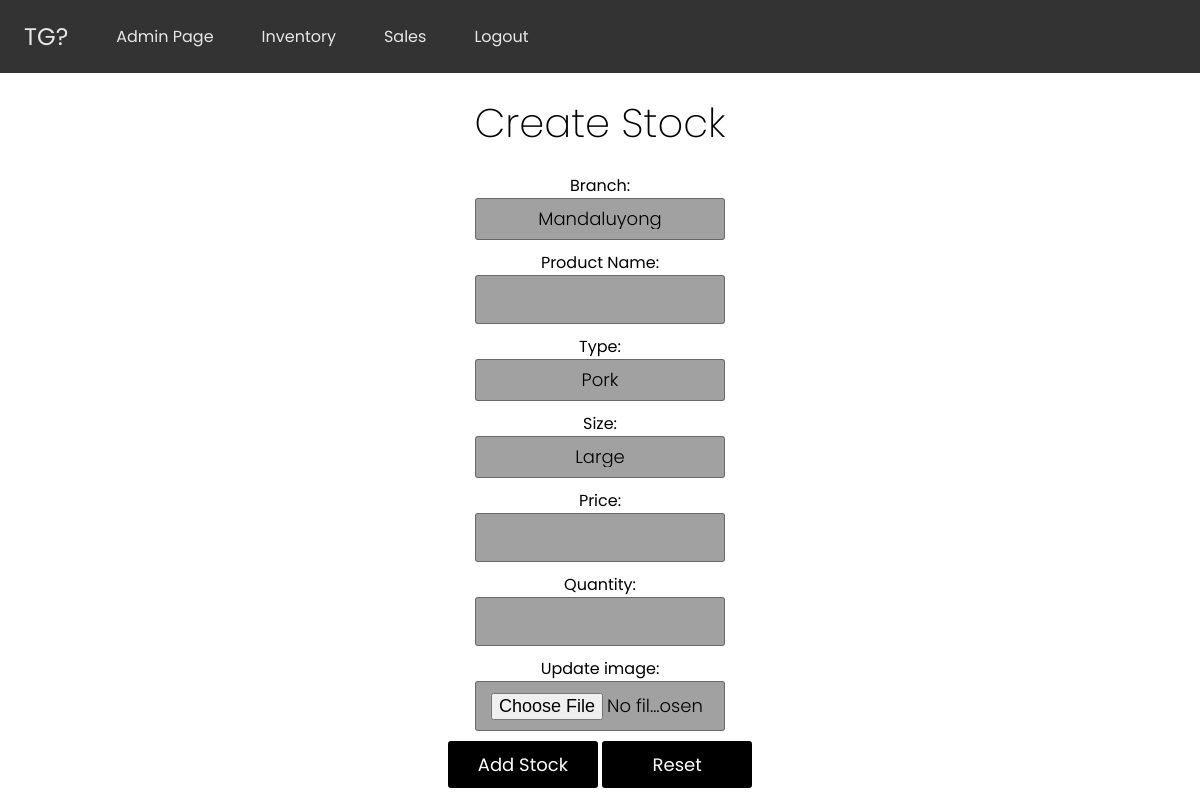
Screenshot of /createstock/ (signed in) with the database file from the repository.
### inventoryapp/models.py (models this page shows)
class Branch(models.Model):
    branch = models.CharField(max_length=50)
    def __str__(self):
        return self.branch

class ProdType(models.Model):
    prod_type = models.CharField(max_length=50)
    def __str__(self):
        return self.prod_type

class Size(models.Model):
    size = models.CharField(max_length=10)
    def __str__(self):
        return self.size

### inventoryapp/views.py (the view)
# urls.py: path('createstock/', views.createstock, name='createstock'),
@login_required(login_url="login")
def createstock(request):
    stockform = StockForm()
    if request.method == 'POST':
        stockform = StockForm(request.POST, request.FILES)
        if stockform.is_valid():
            stockform.save()
            print("valid")
        return redirect("inventory")
    else:
        default_subject = Branch.objects.get(id=1)
        default_type = ProdType.objects.get(id=1)
        default_size = Size.objects.get(id=1)
        stockform = StockForm(initial={
            "branch":default_subject,
            "prod_type":default_type,
            "size":default_size
            })
    context = {'form': stockform}
    return render(request, "inventoryapp/createstock.html", context)

### inventoryapp/forms.py
class StockForm(forms.ModelForm):
    class Meta:
        model = FoodInventory
        fields = "__all__"

### inventoryapp/templates/inventoryapp/createstock.html (shortened to what this page needs)
{% extends 'inventoryapp/base.html' %}
{% block content %}
<div class="container">
<h1>Create Stock</h1>
  <div class="section-delete">
    <form action="" method="POST" enctype="multipart/form-data">
      <label>Branch: </label>
      {{form.branch}}
      <label>Product Name: </label>
      {{form.prod_name}}
      <label>Type: </label>
      {{form.prod_type}}
      <label>Size: </label>
      {{form.size}}
      <label>Price: </label>
      {{form.price}}
      <label>Quantity: </label>
      {{form.quantity}}
      <label>Update image: </label>
      {{form.image}}
      <div class="btn-flex">
        <button type="submit" class="button-register">Add Stock</button>
        <button type="reset" class="button-register">Reset</button>
      </div>
    </form>
  </div>
</div>
{% endblock %}

### static/css/main.css (style rules this page uses)
* { padding: 0; margin: 0; -webkit-box-sizing: border-box; box-sizing: border-box; font-family: "Poppins", "sans-serif"; }
.container { max-width: 600px; margin: 0 auto; padding: 20px 0; height: 200px; text-align: center; }
.container h1 { font-size: 40px; transition-duration: 1s; transition-timing-function: ease-in-put; font-weight: 200; }
form { padding: 20px 0; position: relative; z-index: 2; }
form input { display: block; appearance: none; outline: 0; border: 1px solid rgba(23, 22, 22, 0.4); background-color: rgba(23, 22, 22, 0.4); width: 250px; border-radius: 3px; padding: 10px 15px; margin: 0 auto 10px auto; text-align: center; font-size: 18px; color: rgb(0, 0, 0); transition-duration: 0.25s; font-weight: 300; }
form button { appearance: none; outline: 0; background-color: rgb(0, 0, 0); border: 0; padding: 10px 15px; color: #ffffff; border-radius: 3px; width: 250px; cursor: pointer; font-size: 18px; transition-duration: 0.25s; }
form .button-register { appearance: none; outline: 0; background-color: rgb(0, 0, 0); border: 0; padding: 10px 15px; color: #ffffff; border-radius: 3px; width: 150px; cursor: pointer; font-size: 18px; transition-duration: 0.25s; }
form select { display: block; appearance: none; outline: 0; border: 1px solid rgba(23, 22, 22, 0.4); background-color: rgba(23, 22, 22, 0.4); width: 250px; border-radius: 3px; padding: 10px 15px; margin: 0 auto 10px auto; text-align: center; font-size: 18px; color: rgb(0, 0, 0); transition-duration: 0.25s; font-weight: 300; }

### rows the page displays
Branch: branch "Mandaluyong"
ProdType: prod_type "Pork"
Size: size "Large"
